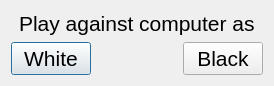
<?xml version="1.0" encoding="UTF-8"?>
<ui version="4.0">
 <class>SelectColor</class>
 <widget class="QDialog" name="SelectColor">
  <property name="geometry">
   <rect>
    <x>0</x>
    <y>0</y>
    <width>274</width>
    <height>86</height>
   </rect>
  </property>
  <property name="windowTitle">
   <string>select color</string>
  </property>
  <property name="modal">
   <bool>true</bool>
  </property>
  <layout class="QGridLayout" name="gridLayout">
   <item row="0" column="0">
    <layout class="QHBoxLayout" name="horizontalLayout_2">
     <item>
      <spacer name="horizontalSpacer_2">
       <property name="orientation">
        <enum>Qt::Horizontal</enum>
       </property>
       <property name="sizeHint" stdset="0">
        <size>
         <width>40</width>
         <height>20</height>
        </size>
       </property>
      </spacer>
     </item>
     <item>
      <widget class="QLabel" name="label">
       <property name="font">
        <font>
         <pointsize>16</pointsize>
        </font>
       </property>
       <property name="text">
        <string>Play against computer as</string>
       </property>
      </widget>
     </item>
     <item>
      <spacer name="horizontalSpacer_3">
       <property name="orientation">
        <enum>Qt::Horizontal</enum>
       </property>
       <property name="sizeHint" stdset="0">
        <size>
         <width>40</width>
         <height>20</height>
        </size>
       </property>
      </spacer>
     </item>
    </layout>
   </item>
   <item row="1" column="0">
    <layout class="QHBoxLayout" name="horizontalLayout">
     <item>
      <widget class="QPushButton" name="whiteButton">
       <property name="font">
        <font>
         <pointsize>16</pointsize>
        </font>
       </property>
       <property name="text">
        <string>White</string>
       </property>
      </widget>
     </item>
     <item>
      <spacer name="horizontalSpacer">
       <property name="orientation">
        <enum>Qt::Horizontal</enum>
       </property>
       <property name="sizeHint" stdset="0">
        <size>
         <width>40</width>
         <height>20</height>
        </size>
       </property>
      </spacer>
     </item>
     <item>
      <widget class="QPushButton" name="blackButton">
       <property name="font">
        <font>
         <pointsize>16</pointsize>
        </font>
       </property>
       <property name="text">
        <string>Black</string>
       </property>
      </widget>
     </item>
    </layout>
   </item>
  </layout>
 </widget>
 <resources/>
 <connections/>
</ui>
